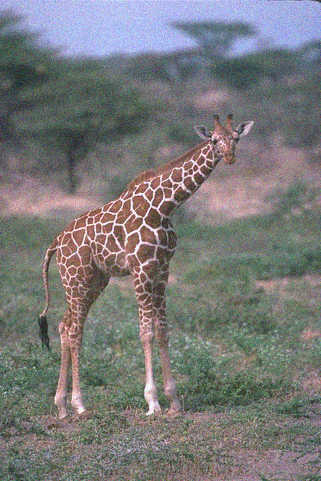
#> input picture results/samples/test/gray_world/gaussian/median/130014_noisy.png, 321 x 481 px, given as the content of the folder data/BSDS500/data/images/train, which was not available
$ python main.py
#> lines starting #> are read from the running program, lines starting #| are printed output that depends on the picture; pictures that were not available may be replaced by others from this repository, and a replacement may not be noted
import argparse, os, random, glob, math
import numpy as np
import cv2
import pandas as pd
from tqdm import tqdm
from skimage.metrics import peak_signal_noise_ratio, structural_similarity, mean_squared_error
from skimage.exposure import match_histograms
import matplotlib.pyplot as plt

# ---------- Yardımcılar ----------
def imread_rgb(path):
#> called with path = '_only/130014_noisy.png'
    img = cv2.imread(path, cv2.IMREAD_COLOR)
#> img is the input picture: shape (481, 321, 3); mean B, G, R 121.2, 121.2, 121.2
    if img is None: raise FileNotFoundError(path)
    return cv2.cvtColor(img, cv2.COLOR_BGR2RGB)

def imwrite_rgb(path, img_rgb):
    os.makedirs(os.path.dirname(path), exist_ok=True)
    cv2.imwrite(path, cv2.cvtColor(img_rgb, cv2.COLOR_RGB2BGR))

def to_float01(img):
    return img.astype(np.float32) / 255.0

def to_uint8(imgf):
    img = np.clip(imgf * 255.0, 0, 255).astype(np.uint8)
    return img

def psnr_ssim_rmse(ref_rgb, test_rgb):
    # skimage >= 0.19 için channel_axis=2
    ps = peak_signal_noise_ratio(ref_rgb, test_rgb, data_range=255)
    ss = structural_similarity(ref_rgb, test_rgb, channel_axis=2, data_range=255)
    mse = mean_squared_error(ref_rgb, test_rgb)
    rm = math.sqrt(mse)
    return ps, ss, rm, mse

# ---------- Gürültü ----------
def add_gaussian_noise(img_rgb, sigma=0.05):
    f = to_float01(img_rgb)
    noise = np.random.normal(0, sigma, f.shape).astype(np.float32)
    return to_uint8(np.clip(f + noise, 0, 1))

def add_salt_pepper(img_rgb, amount=0.02, salt_vs_pepper=0.5):
    out = img_rgb.copy()
    num = int(amount * out.shape[0] * out.shape[1])
    # salt
    coords = (np.random.randint(0, out.shape[0], num),
              np.random.randint(0, out.shape[1], num))
    out[coords[0], coords[1]] = [255, 255, 255]
    # pepper
    coords = (np.random.randint(0, out.shape[0], num),
              np.random.randint(0, out.shape[1], num))
    out[coords[0], coords[1]] = [0, 0, 0]
    return out

# ---------- Renk Normalizasyonu ----------
def reinhard_color_transfer(src_rgb, ref_rgb):
    # Lab uzayında kanal bazlı ort/std eşitleme (Reinhard)
    src = cv2.cvtColor(src_rgb, cv2.COLOR_RGB2LAB).astype(np.float32)
    ref = cv2.cvtColor(ref_rgb, cv2.COLOR_RGB2LAB).astype(np.float32)
    for c in range(3):
        s_mean, s_std = src[:,:,c].mean(), src[:,:,c].std() + 1e-6
        r_mean, r_std = ref[:,:,c].mean(), ref[:,:,c].std() + 1e-6
        src[:,:,c] = ((src[:,:,c] - s_mean) * (r_std / s_std)) + r_mean
    out = cv2.cvtColor(np.clip(src, 0, 255).astype(np.uint8), cv2.COLOR_LAB2RGB)
    return out

def gray_world_white_balance(img_rgb):
    # Ortalama kanal eşitleme
    img = to_float01(img_rgb)
    means = img.reshape(-1,3).mean(axis=0) + 1e-6
    scale = means.mean() / means
    out = img * scale
    return to_uint8(np.clip(out, 0, 1))

def histogram_match(src_rgb, ref_rgb):
    return match_histograms(src_rgb, ref_rgb, channel_axis=2).astype(np.uint8)

# ---------- Denoising ----------
def denoise_gaussian(img_rgb, ksize=5, sigma=1.0):
    return cv2.GaussianBlur(img_rgb, (ksize, ksize), sigma)

def denoise_median(img_rgb, ksize=3):
    return cv2.medianBlur(img_rgb, ksize)

def denoise_nl_means(img_rgb, h=10):
    # OpenCV fastNlMeans (renkli)
    return cv2.fastNlMeansDenoisingColored(img_rgb, None, h, h, 7, 21)

# ---------- Çekirdek akış ----------
def collect_images(folder, exts=('*.jpg','*.jpeg','*.png','*.bmp')):
    paths = []
    for e in exts:
        paths += glob.glob(os.path.join(folder, e))
    return sorted(paths)

def ensure_ref_image(paths):
    # Liste içinden deterministik bir referans seç (0. indeks)
    if not paths: raise RuntimeError("Referans için görüntü bulunamadı.")
    return paths[0]

def plot_bars(means_csv, out_png):
    df = pd.read_csv(means_csv)
    # Basit bir özet bar grafiği: yöntem başına SSIM ortalaması
    subset = df[(df['noise']=='gaussian') & (df['denoise']!='none')]
    plt.figure()
    ax = subset.pivot_table(index='color_norm', columns='denoise', values='ssim', aggfunc='mean').plot(kind='bar')
    plt.ylabel("SSIM (ortalama)")
    plt.title("Renk Normalizasyonu + Denoise (SSIM)")
    plt.tight_layout()
    plt.savefig(out_png)
    plt.close()

def main():
    ap = argparse.ArgumentParser()
    ap.add_argument("--root", type=str, default="data/BSDS500/data/images",
                    help="BSDS500 images folder (…/data/BSDS500/data/images)")
    ap.add_argument("--setA", type=str, default="train")
    ap.add_argument("--setB", type=str, default="test")
    ap.add_argument("--out", type=str, default="results")
    ap.add_argument("--limit", type=int, default=50, help="Her veri setinden en fazla N görsel")
    ap.add_argument("--seed", type=int, default=42)
    args = ap.parse_args()
    random.seed(args.seed); np.random.seed(args.seed)
    os.makedirs(args.out, exist_ok=True)

    dsA = os.path.join(args.root, args.setA)
    dsB = os.path.join(args.root, args.setB)

    A_paths = collect_images(dsA)
    B_paths = collect_images(dsB)
    if args.limit > 0:
        A_paths = A_paths[:args.limit]
        B_paths = B_paths[:args.limit]

    # Referans görüntüler (renk eşleştirme için)
    A_ref = imread_rgb(ensure_ref_image(A_paths)) if A_paths else None
    B_ref = imread_rgb(ensure_ref_image(B_paths)) if B_paths else None

    color_norms = {
        "none":        lambda x, r: x,
        "reinhard":    reinhard_color_transfer,
        "gray_world":  lambda x, r: gray_world_white_balance(x),
        "hist_match":  histogram_match
    }
    noises = {
        "none":        lambda x: x,
        "gaussian":    lambda x: add_gaussian_noise(x, sigma=0.05),
        "saltpepper":  lambda x: add_salt_pepper(x, amount=0.02)
    }
    denoisers = {
        "none":        lambda x: x,
        "gaussian":    denoise_gaussian,
        "median":      denoise_median,
        "nlmeans":     denoise_nl_means
    }

    rows = []
    def process_split(split_name, paths, ref_img):
#> called with split_name = 'train'
        for p in tqdm(paths, desc=f"{split_name}"):
            base = os.path.splitext(os.path.basename(p))[0]
            img = imread_rgb(p)

            # “Renk norm → Gürültü ekle → Denoise” VE
            # “Gürültü ekle → Denoise” (renk norm yok) senaryolarını aynı döngüde kapsar
            for cn_name, cn_func in color_norms.items():
                cn_ref = ref_img if cn_name in ("reinhard","hist_match") else img
                img_cn = cn_func(img, cn_ref) if cn_name!="none" else img

                for nz_name, nz_func in noises.items():
                    img_noisy = nz_func(img_cn)
                    for dn_name, dn_func in denoisers.items():
                        img_out = dn_func(img_noisy)

                        # Değerlendirme stratejisi:
                        # - Gürültü eklendiyse: referans = orijinal img (gürültüden arındırma başarısı)
                        # - Gürültü yoksa: referans = orijinal img (renk normun yapısal sadakati)
                        ref = img
                        ps, ss, rm, mse = psnr_ssim_rmse(ref, img_out)

                        # Kaydet (birkaç örnek)
                        if random.random() < 0.02:
                            save_dir = os.path.join(args.out, "samples", split_name, cn_name, nz_name, dn_name)
                            imwrite_rgb(os.path.join(save_dir, f"{base}_orig.png"), img)
                            imwrite_rgb(os.path.join(save_dir, f"{base}_out.png"),  img_out)
                            imwrite_rgb(os.path.join(save_dir, f"{base}_noisy.png"), img_noisy)
                            if cn_name!="none": imwrite_rgb(os.path.join(save_dir, f"{base}_norm.png"), img_cn)

                        rows.append({
                            "split": split_name,
                            "image": base,
                            "color_norm": cn_name,
                            "noise": nz_name,
                            "denoise": dn_name,
                            "psnr": ps, "ssim": ss, "rmse": rm, "mse": mse
                        })
#> this loop made 4 passes
#> pass 1, in to_uint8, `img = np.clip(imgf * 255.0, 0, 255).astype(np.uint8)`:
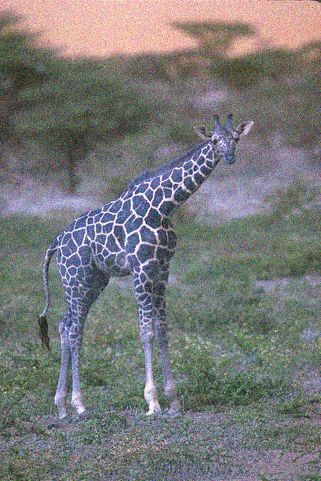
#> img: shape (481, 321, 3); mean of channels 0, 1, 2 120.7, 120.6, 120.6; drawn as B, G, R
#> pass 2, in reinhard_color_transfer, `src = cv2.cvtColor(src_rgb, cv2.COLOR_RGB2LAB).astype(np.float32)`:
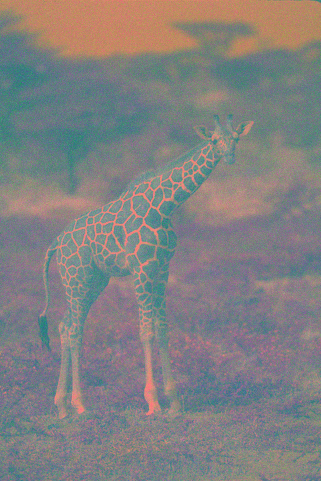
#> src: shape (481, 321, 3) float32; mean R, G, B 129.9, 128.6, 128.5
#> after the loop:
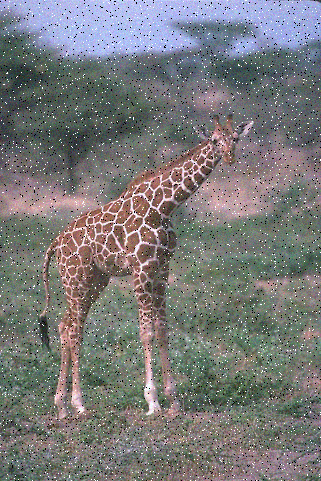
#> img_noisy: shape (481, 321, 3); mean R, G, B 121.4, 121.4, 121.4
#> after the loop, rows = 48 items

    if A_paths: process_split(args.setA, A_paths, A_ref)
    if B_paths: process_split(args.setB, B_paths, B_ref)

    df = pd.DataFrame(rows)
#> df = table of 48 rows and 9 columns
    csv_path = os.path.join(args.out, "metrics.csv")
    df.to_csv(csv_path, index=False)

    mean_df = (df
        .groupby(["split","color_norm","noise","denoise"], as_index=False)
        .agg(psnr=("psnr","mean"), ssim=("ssim","mean"), rmse=("rmse","mean"), mse=("mse","mean")))
#> mean_df = table of 48 rows and 8 columns
    mean_csv = os.path.join(args.out, "metrics_mean.csv")
    mean_df.to_csv(mean_csv, index=False)

    # Basit özet grafiği
    plot_bars(mean_csv, os.path.join(args.out, "summary_ssim.png"))
#> in plot_bars, `plt.savefig(out_png)`:
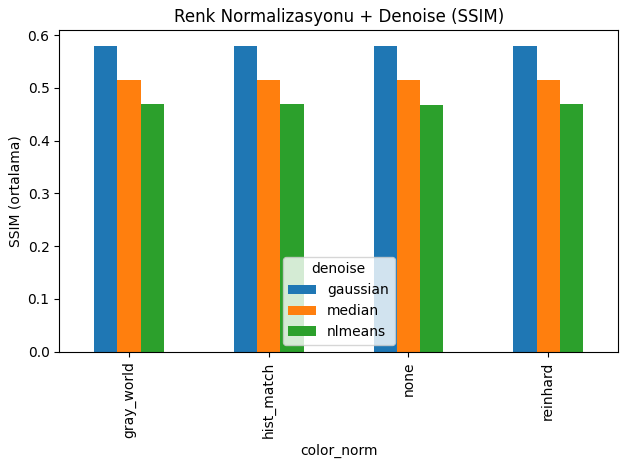
#> figure drawn by matplotlib, 1 panel; tallest bar 0.58 high, from x = 1.75 to 1.92; tallest bar 0.516 high, from x = 1.92 to 2.08; tallest bar 0.469 high, from x = 1.08 to 1.25

    print(f"[OK] Kaydedildi: {csv_path}")
#| [OK] Kaydedildi: results/metrics.csv
    print(f"[OK] Kaydedildi: {mean_csv}")
#| [OK] Kaydedildi: results/metrics_mean.csv
    print(f"[OK] Örnek görseller: results/samples/ ...")
    print(f"[OK] Grafik: results/summary_ssim.png")

if __name__ == "__main__":
    main()
